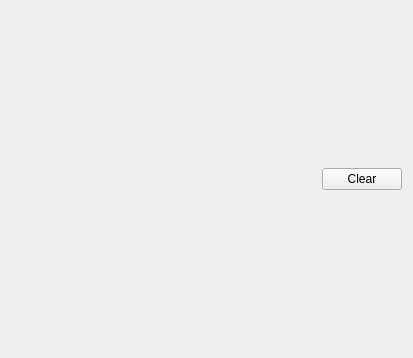
<?xml version="1.0" encoding="UTF-8"?>
<ui version="4.0">
 <class>tab2Sensor</class>
 <widget class="QWidget" name="tab2Sensor">
  <property name="geometry">
   <rect>
    <x>0</x>
    <y>0</y>
    <width>413</width>
    <height>358</height>
   </rect>
  </property>
  <property name="windowTitle">
   <string>Form</string>
  </property>
  <layout class="QVBoxLayout" name="verticalLayout">
   <item>
    <layout class="QHBoxLayout" name="horizontalLayout" stretch="4,1">
     <item>
      <spacer name="horizontalSpacer">
       <property name="orientation">
        <enum>Qt::Orientation::Horizontal</enum>
       </property>
       <property name="sizeHint" stdset="0">
        <size>
         <width>18</width>
         <height>20</height>
        </size>
       </property>
      </spacer>
     </item>
     <item>
      <widget class="QPushButton" name="pPBClearChart">
       <property name="text">
        <string>Clear</string>
       </property>
      </widget>
     </item>
    </layout>
   </item>
   <item>
    <layout class="QVBoxLayout" name="pChartViewLayout"/>
   </item>
  </layout>
 </widget>
 <resources/>
 <connections/>
</ui>
